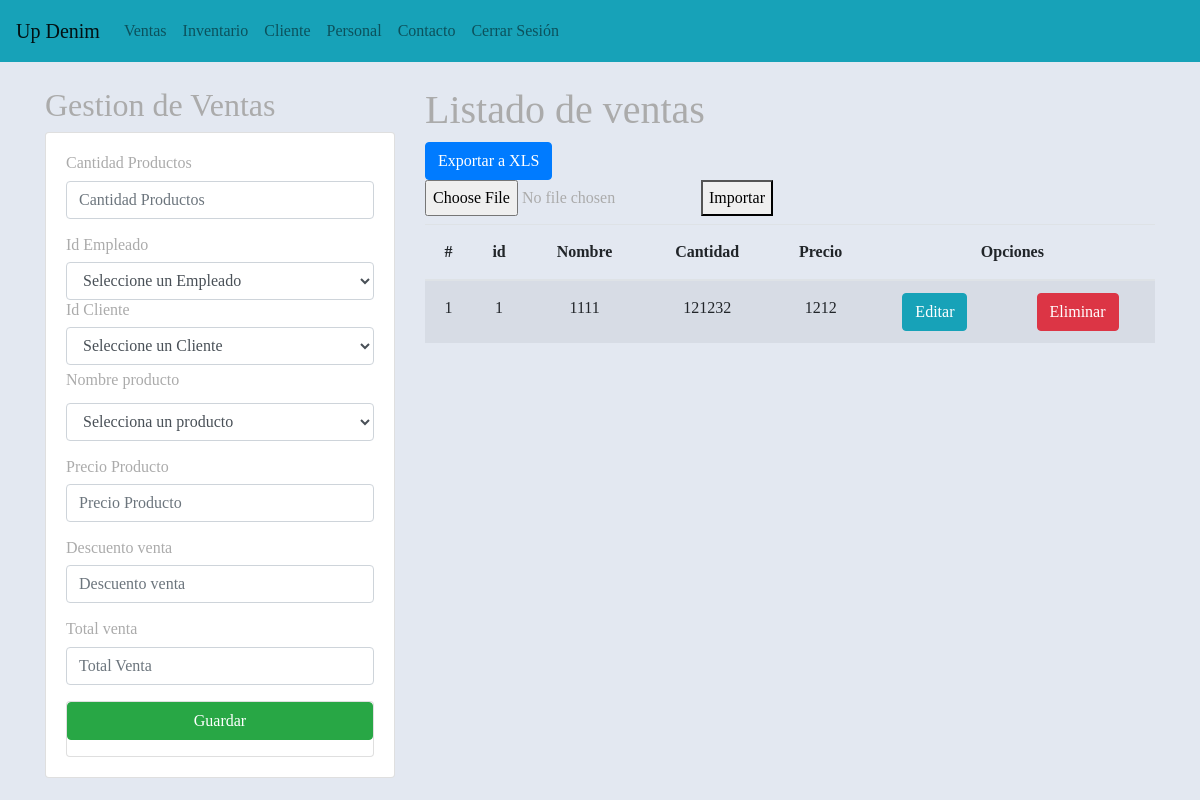
Before: /gestionVentas/ (signed in) with the older database file.
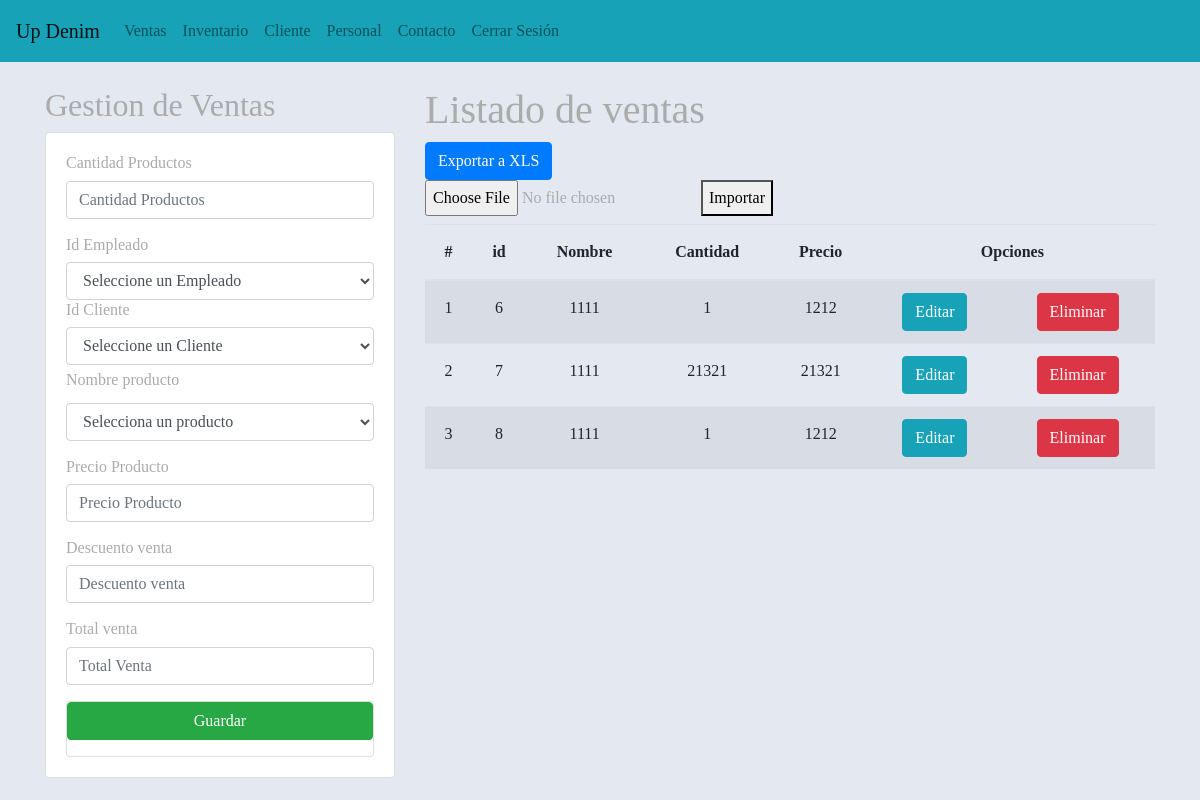
After: the same page with the newer database file.
### aplicaciones/Academico/models.py (models this page shows, shortened)
class Ventas(models.Model):
    idVenta = models.AutoField(primary_key=True)
    cantidadProductos = models.CharField(max_length=50)
    descuentoVenta = models.CharField(max_length=50)
    precioProducto = models.CharField(max_length=50)
    idCliente = models.ForeignKey(Cliente, on_delete=models.CASCADE)
    idEmpleado = models.ForeignKey(Empleado, on_delete=models.CASCADE)  # Corrección aquí
    idProducto = models.CharField(max_length=50)
    TotalVenta = models.CharField(max_length=50)

### aplicaciones/Academico/views.py (the view)
# urls.py: path('gestionVentas/', views.vistaVentas),
@login_required
def vistaVentas(request):
    cliente = Cliente.objects.all()
    vistaVentas = Ventas.objects.all()
    empleado = Empleado.objects.all()
    inventarios=Inventario.objects.all()
    productos = Producto.objects.all()
    empleado = Empleado.objects.all()
    categoriaproductos=Categoriaproducto.objects.all()
    tallas=Talla.objects.all()
    inventarios=Inventario.objects.all()
    tiposmovimientosint=Tipomovimiento.objects.all()
    ubicacionesinventario=Ubicacioninventario.objects.all()
    context = {
            "productos": productos,
            "categoriaproductos": categoriaproductos,
            "tallas": tallas,
            "inventarios": inventarios,
            "tiposmovimientosint": tiposmovimientosint,
            "ubicacionesinventario": ubicacionesinventario,
            "empleados": empleado,
            "cliente": cliente,
            "ventas": vistaVentas
    }
    return render(request, "gestionventas.html", context)

### aplicaciones/Academico/models.py (called while the page is built)
    def __str__(self):
        texto = '{0}'
        return texto.format(self.iddocumento)

### aplicaciones/Academico/templates/gestionVentas.html (shortened to what this page needs)
{% extends "./base.html" %}
{% block body %}
{% load static %}
<link rel="stylesheet" href="{% static 'css/gestionVentas.css' %}">
<div class="row">
    <div class="col-sm-12 col-md-6 col-lg-4 col-xl-4">
        <h2> Gestion de Ventas </h2>
            <div class="card">
                <div class="card-body">
                <form action="/registrarVenta/" method="POST">  {% csrf_token %}
                    <div class="form-group">
                        <h6>Cantidad Productos</h6>
                        <input type="text" id="txtNombre" name="txtNombre" class="form-control" placeholder="Cantidad Productos" minlength="1" maxlength="58"  required>
                    </div>
                    <h6>Id Empleado</h6>
                    <select id="txtEmpleados" name="txtEmpleados" class="form-control" required>
                        <option value="">Seleccione un Empleado</option>
                    </select>
                    <h6>Id Cliente</h6>
                    <select id="txtClientela" name="txtClientela" class="form-control" required>
                        <option value="">Seleccione un Cliente</option>
                    </select>
                    <div class="form-group">
                        <label for="nombreproducto">Nombre producto</label>
                        <select id="txtProducto" name="txtProducto" class="form-control" required>
                            <option value="">Selecciona un producto</option>
                        </select>
                    </div>
                    <div class="form-group">
                        <h6>Precio Producto</h6>
                        <input type="text" id="txtPrecio" name="txtPrecio" class="form-control" placeholder="Precio Producto" minlength="1" maxlength="58" required>
                    </div>
                    <div class="form-group">
                        <h6>Descuento venta</h6>
                        <input type="text" id="txtCategoria" name="txtCategoria" class="form-control"  placeholder="Descuento venta" minlength="1" maxlength="58" required>
                    </div>
                    <div class="form-group">
                        <h6>Total venta</h6>
                        <input type="text" id="txtVenta" name="txtVenta" class="form-control"  placeholder="Total Venta" minlength="3" maxlength="58" required>
                    </div>
                    <div class="card">
                        <div class="form-group">
                            <button type="submit" class="btn btn-success btn-block text-white">Guardar</button>
                        </div>
                 </form>
            </div>
            </div>
        </div>
    </div>
<div class="col-sm-12 col-md-6 col-lg-8 col-xl-8">
    <h1> Listado de ventas </h1>        <a href="{% url 'exportar_a_xls' %}" class="btn btn-primary">Exportar a XLS</a>
    <form method="post" action="{% url 'importar_excel' %}" enctype="multipart/form-data">
        <input type="file" name="archivo_excel">
        <button type="submit">Importar</button>
    </form>
<div class="table-responsive py-2">
    <table class="table table-striped">
        <thead>
            <tr>
                <th>#</th>
                <th>id</th>
                <th>Nombre</th>
                <th>Cantidad</th>
                <th>Precio</th>
                <th colspan="2">Opciones</th>
            </tr>
        </thead>
        <tbody>
        {% for v in ventas%}
            <tr>
                <td>{{forloop.counter}}</td>
                <td>{{v.idVenta}}</td>
                <td>{{v.cantidadProductos}}</td>
                <td>{{v.descuentoVenta}}</td>
                <td>{{v.precioProducto}}</td>
                <td><a href="/edicionVenta/{{v.idVenta}}" class="btn btn-info">Editar</a></td>
                <td><a href="/eliminarVenta/{{v.idVenta}}" class="btn btn-danger btnEliminacion">Eliminar</a></td>
            </tr>
        {% endfor%}
        </tbody>
    </table>
</div>
</div>
</div>
{% endblock %}

### aplicaciones/Academico/templates/base.html (shortened to what this page needs)
<!DOCTYPE html>
<html lang="en">
<head>
    {% load static %}
    <link rel="stylesheet" href="https://cdn.jsdelivr.net/npm/bootstrap@4.5.3/dist/css/bootstrap.min.css"
>
    <link rel="stylesheet" href="{% static 'css/gestionVentas.css' %}">
  </head>
<body>
    <nav class="navbar navbar-expand-lg navbar-light bg-info">
        <a class="navbar-brand" href="/home/">Up Denim</a>
        <div class="collapse navbar-collapse" id="navbarNav">
            <ul class="navbar-nav">
                <li class="nav-item">
                    <a class="nav-link" href="/gestionVentas/">Ventas</a>
                </li>
                <li class="nav-item">
                    <a class="nav-link" href="/registrarInventario/">Inventario</a>
                </li>
                <li class="nav-item">
                    <a class="nav-link" href="/gestionCliente/">Cliente <span class="sr-only">(current)</span></a>
                </li>
                <li class="nav-item">
                    <a class="nav-link" href="/personal/">Personal</a>
                </li>
                <li class="nav-item">
                    <a class="nav-link" href="/contacto/">Contacto</a>
                </li>
    <div class="collapse navbar-collapse" id="navbarSupportedContent">
        <ul class="navbar-nav ml-auto">
            {% if request.user.is_authenticated %}
                <li class="nav-item"><a class="nav-link" href="{% url 'exit' %}">Cerrar Sesión</a></li>
            {% endif %}
        </ul>
    </div>
            </ul>
        </div>
    </nav>
    <div class="container py-4">
        {% block body %}
        {% endblock %}
</body>
</html>

### aplicaciones/Academico/static/css/gestionVentas.css (style rules this page uses)
th,td { text-align: center; vertical-align: middle; }
body { font-family: "Libre Baskerville", serif; font-weight: 400; font-size: 16px; line-height: 30px; background-color: #e3e8f1; overflow-x:hidden; color: #ababab; }

Changed rows visible on the page:
removed Ventas: idVenta "1", cantidadProductos "1111", descuentoVenta "121232", precioProducto "1212"
added Ventas: idVenta "6", cantidadProductos "1111", descuentoVenta "1", precioProducto "1212"
added Ventas: idVenta "7", cantidadProductos "1111", descuentoVenta "21321", precioProducto "21321"
added Ventas: idVenta "8", cantidadProductos "1111", descuentoVenta "1", precioProducto "1212"
